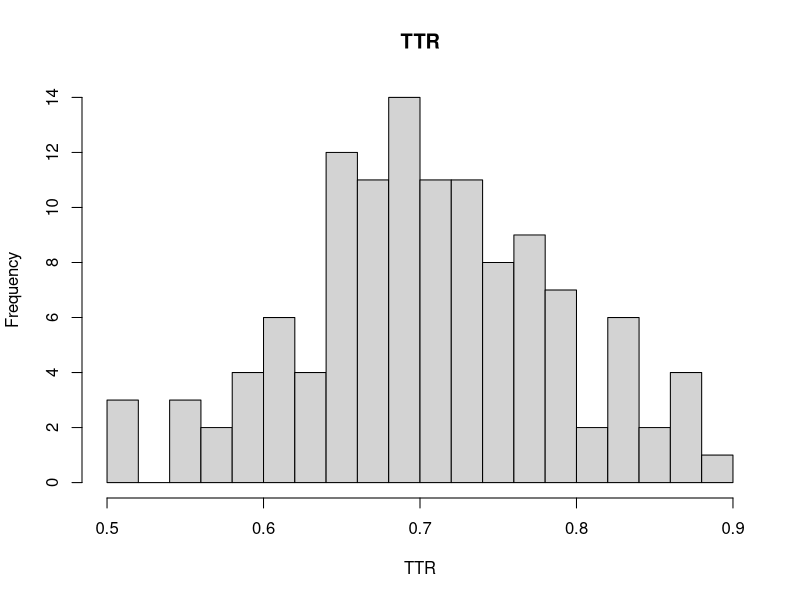
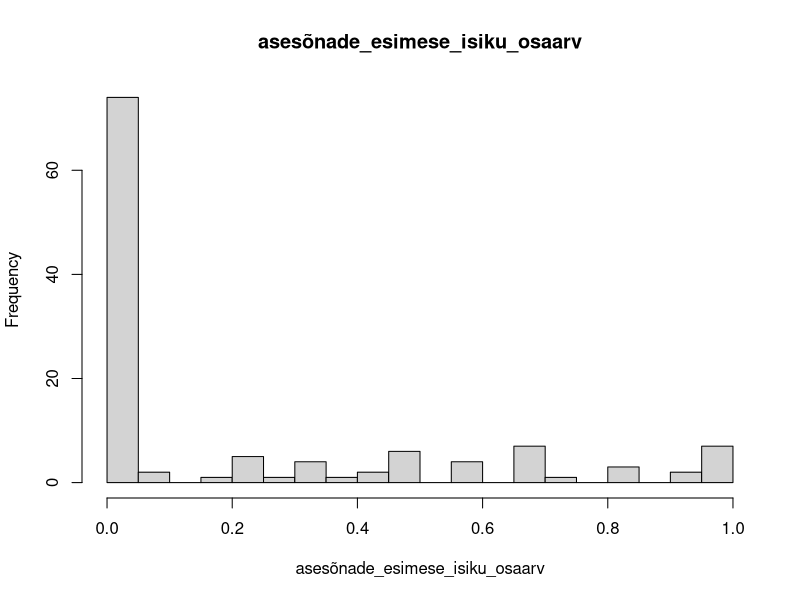
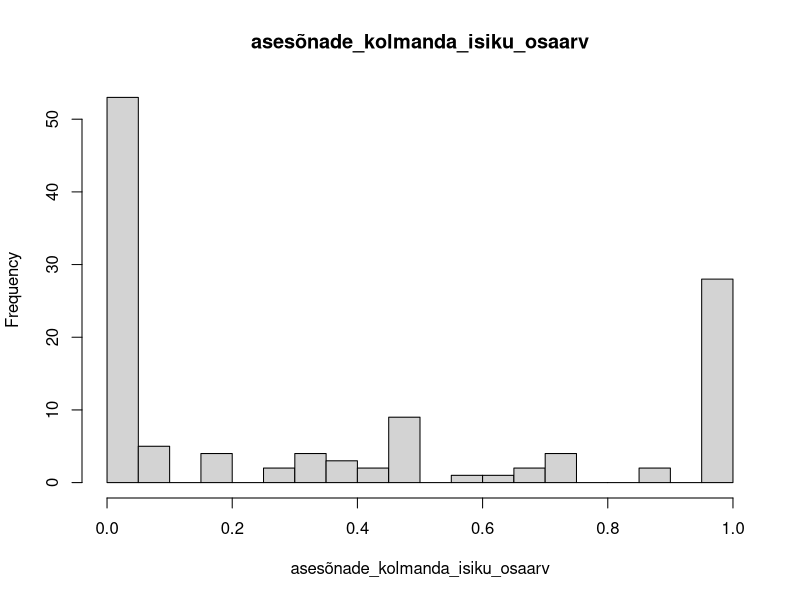
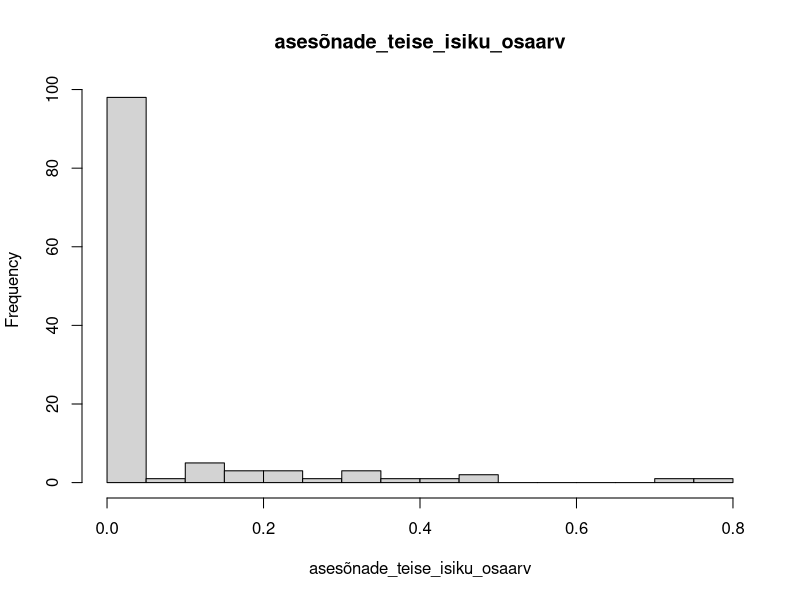
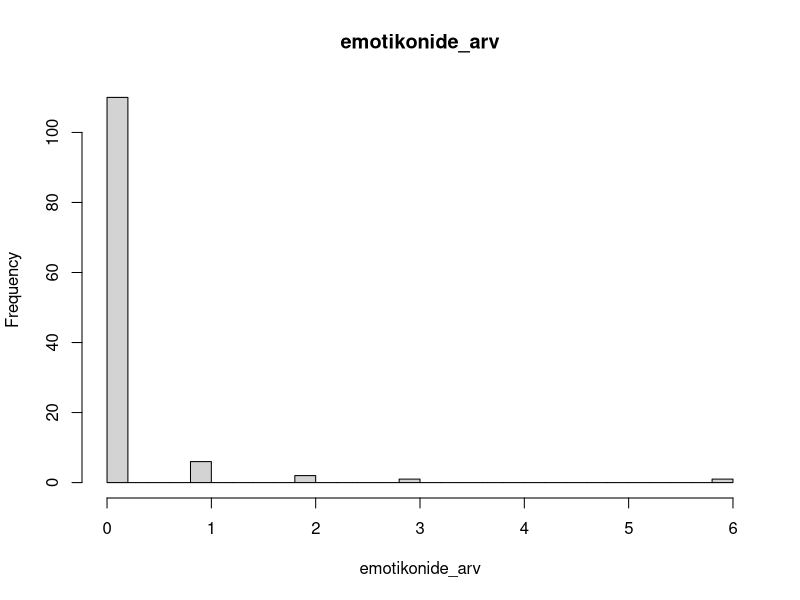
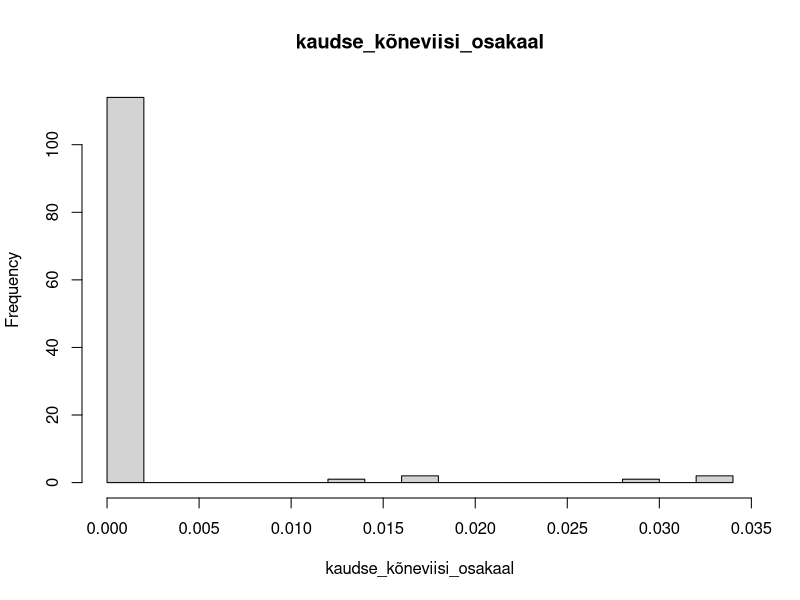
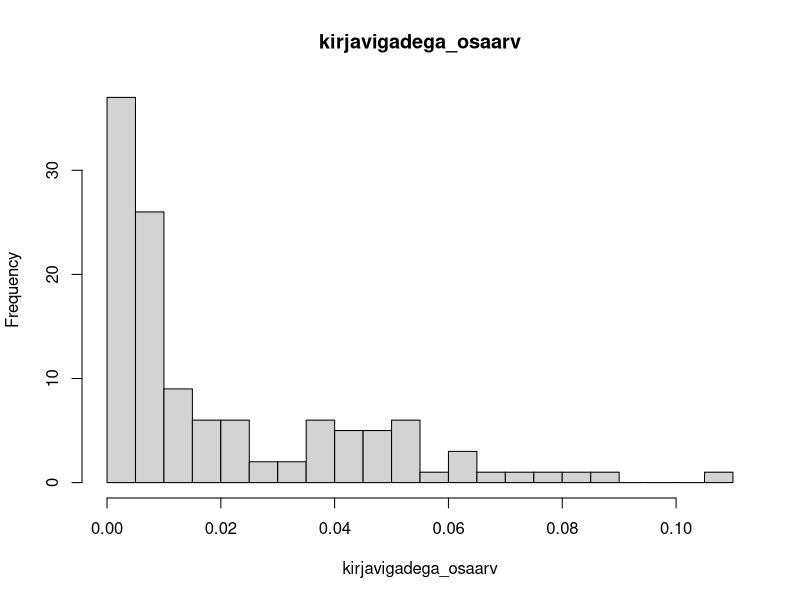
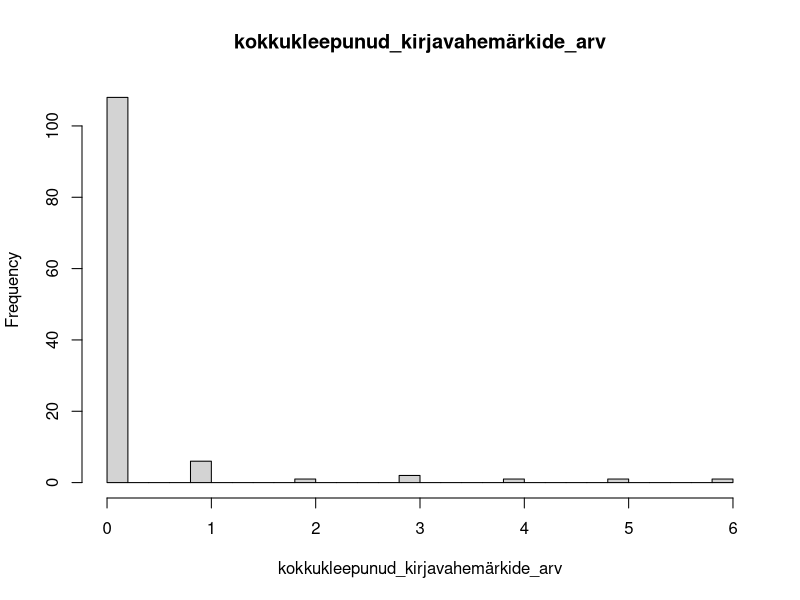

Here is the R script that generated these plots, in order:
## ---- chunk 1
library(corrplot)
library(randomForest)
library(lmtest)
# Suurendan lubatud mälukasutuse arvu (allikad:https://stackoverflow.com/questions/32826906/how-to-solve-protection-stack-overflow-issue-in-r-studio ja https://www.researchgate.net/post/error_protect_protection_stack_overflow_in_R)
options(expressions = 5e5)
memory.limit(size=8000000)

# Määran kordavuse jaoks seemne
set.seed(100)

# Loe fail sisse
dat <- read.csv(file = 'Randmestik.csv', encoding = "UTF-8")
#Asenda vigaselt imporditud nimi
names(dat)[names(dat) == "nud.partitsiibiga_verbide_osakaal"] <- "nudpartitsiibiga_verbide_osakaal"
## ---- chunk 2
# Kirjelda andmestikku
summary(dat)
## ---- chunk 3
# Kasutatud for-tsükklit, et väljastada iga tunnuse kohta eraldi joonis
# Ei kasutanud ggplot-i, kuna see tsükli sees ei toiminud ning paneelide kasutamine tegi joonise lugemise notebook-ist keeruliseks.
for(i in 2:ncol(dat)) {
  colname = colnames(dat)[i]
  hist(dat[,i], main=colname, xlab=colname, breaks=23)
}
## ---- chunk 4
# Joonised logaritmitud andmetest
# Kasutatud for-tsükklit, et väljastada iga tunnuse kohta eraldi joonis
# Ei kasutanud ggplot-i, kuna see tsükli sees ei toiminud ning paneelide kasutamine tegi joonise lugemise notebook-ist keeruliseks.
for(i in 2:ncol(dat)) {
  colname = colnames(dat)[i]
  hist(log1p(dat[,i]), main=paste(colname, "Log", sep = " "), xlab=paste(colname, "Log", sep = " "), breaks=23)
}
## ---- chunk 5
# Loetavam versioon failis "korrelatsioonimaatriks.pdf"
kor_dat <- cor(dat[,2:23], use = "pairwise.complete.obs")
corrplot(kor_dat, 
         type = "upper", # ainult ülemine osa graafikust
         diag = FALSE)
## ---- chunk 6
# Juhumets logaritmimisega (kasutatud lineaarse regressiooni tunnuste valimiseks)
m.mets.form.log <- randomForest(log1p(formaalsus) ~  TTR + asesõnade_esimese_isiku_osaarv + asesõnade_kolmanda_isiku_osaarv + asesõnade_teise_isiku_osaarv + emotikonide_arv + kaudse_kõneviisi_osakaal + kirjavigadega_osaarv + kokkukleepunud_kirjavahemärkide_arv + korduvate_sõnade_arv + korduvate_tähtede_arv + käändsõnade_osaarv + lemmapikkuse_osaarv + luhemate_tundmatute_osakaal + läbinisti_suur + nudpartitsiibiga_verbide_osakaal + passiivi_osakaal + puuduva_suure_algustähega + verbide_esimese_isiku_osaarv + verbide_kolmanda_isiku_osaarv + verbide_teise_isiku_osaarv + koos, 
                            data = dat,
                            importance = TRUE)
m.mets.spon.log <- randomForest(log1p(spontaansus) ~ TTR + asesõnade_esimese_isiku_osaarv + asesõnade_kolmanda_isiku_osaarv + asesõnade_teise_isiku_osaarv + emotikonide_arv + kaudse_kõneviisi_osakaal + kirjavigadega_osaarv + kokkukleepunud_kirjavahemärkide_arv + korduvate_sõnade_arv + korduvate_tähtede_arv + käändsõnade_osaarv + lemmapikkuse_osaarv + luhemate_tundmatute_osakaal + läbinisti_suur + nudpartitsiibiga_verbide_osakaal + passiivi_osakaal + puuduva_suure_algustähega + verbide_esimese_isiku_osaarv + verbide_kolmanda_isiku_osaarv + verbide_teise_isiku_osaarv + koos, 
                            data = dat,
                            importance = TRUE)
## ---- chunk 7
#Formaalsuse analüüs kirjalikult
m.mets.form.log
importance(m.mets.form.log)
## ---- chunk 8
# Juhumetsa info joonisel
# Esimene joonis failis "juhumetsadeInfoLog.pdf"
jpeg(file="saving_plot1.jpeg", width = 1200, height=500)
varImpPlot(m.mets.form.log)
dev.off()
## ---- chunk 9
#Spontaansuse analüüs kirjalikult
m.mets.spon.log
importance(m.mets.spon.log)
## ---- chunk 10
# Juhumetsa info joonisel
# Teine joonis failis "juhumetsadeInfoLog.pdf"
jpeg(file="saving_plot2.jpeg", width = 1200, height=500)
varImpPlot(m.mets.spon.log)
dev.off()
## ---- chunk 11
# Eemaldatud on:
#   Verbide kolmanda isiku protsent, sest see korreleerus tugevalt verbide esimese isiku protsendiga ning oli juhumetsas väiksema %IncMSE-ga
#   Korduvate sõnade arv, kuna see on väikese %IncMSE-ga ja IncNodePurity-ga
#   Korduvate tähtede arv, kuna see on väikese %IncMSE-ga ja IncNodePurity-ga
#   Emotikonide arv, kuna see on väikese %IncMSE-ga ja IncNodePurity-ga (TTR oli väiksema %IncMSE-ga, aga palju suurema IncNodePurity-ga, seega jätsin selle sisse)
m_form <- step(lm(log1p(formaalsus) ~ 1, data=dat), scope = log1p(formaalsus) ~ asesõnade_esimese_isiku_osaarv + asesõnade_kolmanda_isiku_osaarv + asesõnade_teise_isiku_osaarv + TTR + kaudse_kõneviisi_osakaal + kirjavigadega_osaarv + kokkukleepunud_kirjavahemärkide_arv + käändsõnade_osaarv + lemmapikkuse_osaarv + luhemate_tundmatute_osakaal + läbinisti_suur + nudpartitsiibiga_verbide_osakaal + passiivi_osakaal + puuduva_suure_algustähega + verbide_esimese_isiku_osaarv + verbide_teise_isiku_osaarv + koos, direction = "forward")
## ---- chunk 12
#Mudeli ülevaade
summary(m_form)
## ---- chunk 13
#Mudeli anova
anova(m_form)
## ---- chunk 14
#Mudeli jääkide normaaljaotus
hist(residuals(m_form))
shapiro.test(residuals(m_form))
## ---- chunk 15
#Homoskedastilisus
bptest(m_form)
## ---- chunk 16
#Autokorrelatsioon
acf(residuals(m_form), type="correlation")
## ---- chunk 17
#Spontaansuse mudel - mudeli ülesehitus identne formaalsuse omaga, ainult uuritav tunnus varieerub
# Mudeli loomine on veidi aeglane, võtab paar minutit aega, aga (vähemalt minu arvutis) ei jookse kokku
# Eemaldatud on:
#   Verbide esimese isiku protsent, sest see korreleerus tugevalt verbide kolmanda isiku protsendiga ning oli juhumetsas palju väiksema %IncMSE-ga
#   Kaudse kõneviisi osakaal, kuna see on väikese %IncMSE-ga ja IncNodePurity-ga
#   Asesõnade esimese ja kolmanda isikute osakaaluid, kuna mõlemad on väikese %IncMSE-ga ja IncNodePurity-ga
#   Emotikonide arv, kuna see on väikese %IncMSE-ga ja IncNodePurity-ga
m_spon <- step(lm(log1p(spontaansus) ~ 1, data=dat), scope = log1p(spontaansus) ~  asesõnade_teise_isiku_osaarv + TTR + kirjavigadega_osaarv + kokkukleepunud_kirjavahemärkide_arv + korduvate_tähtede_arv + käändsõnade_osaarv + lemmapikkuse_osaarv + luhemate_tundmatute_osakaal + läbinisti_suur + nudpartitsiibiga_verbide_osakaal + passiivi_osakaal + puuduva_suure_algustähega + verbide_kolmanda_isiku_osaarv + verbide_teise_isiku_osaarv + koos, direction = "forward")
## ---- chunk 18
#Mudeli ülevaade
summary(m_spon)
## ---- chunk 19
#Mudeli anova
anova(m_spon)
## ---- chunk 20
#Mudeli jääkide normaaljaotus
hist(residuals(m_spon))
shapiro.test(residuals(m_spon))
## ---- chunk 21
#Homoskedastilisus
bptest(m_spon)
## ---- chunk 22
#Autokorrelatsioon
acf(residuals(m_spon), type="correlation")
